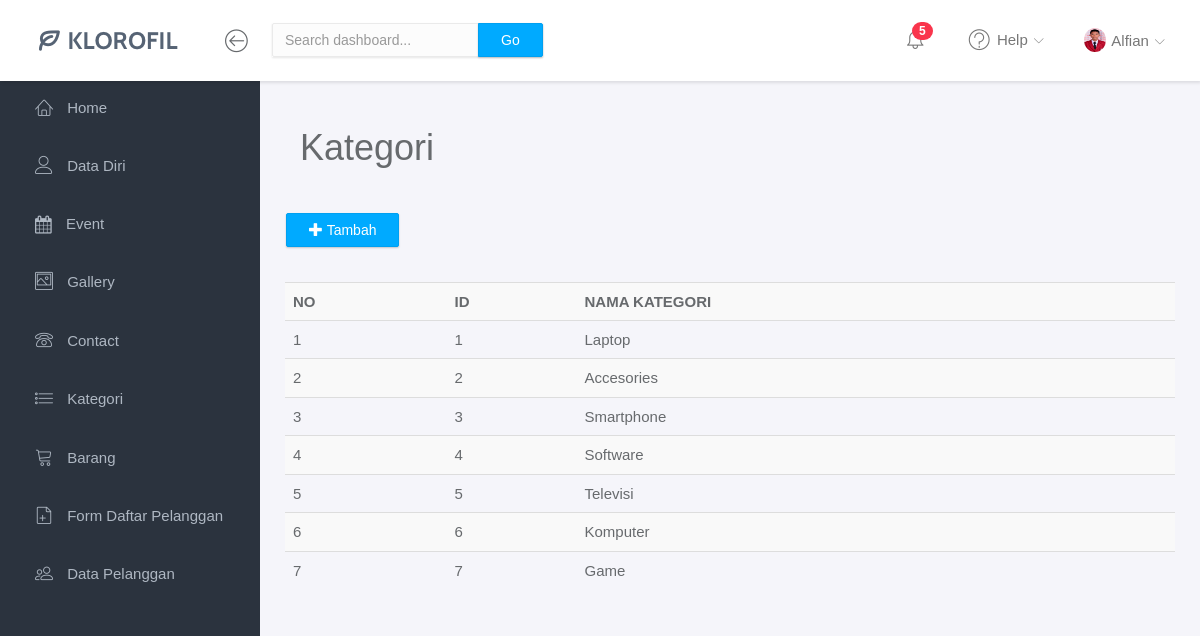
Page /index.php/kategori on the committed database.
### tables this page shows
CREATE TABLE `kategori` (
  `id_kategori` int(11) NOT NULL,
  `nama_kategori` varchar(50) NOT NULL
);

### application/controllers/kategori.php (called while the page is built, shortened)
<?php
class Kategori extends CI_Controller {
public function index()
{
$data['konten']="v_kategori";
$this->load->model('kategori_model');
$data['data_kategori']=$this->kategori_model->get_kategori();
$this->load->view('template',$data ,FALSE);
}
}

### index.php (called while the page is built, shortened)
<?php
require_once BASEPATH.'core/CodeIgniter.php';

### application/models/kategori_model.php (called while the page is built, shortened)
<?php
class Kategori_model extends CI_Model {
    public function get_kategori()
{
$data_kategori = $this->db->get('kategori')->result();
return $data_kategori;
}
}

### application/views/v_kategori.php (the view, shortened to what this page needs)
<div class="col-xs-12 col-sm-12 col-md-12 col-lg-12">
                    <div class="card">
                        <div class="header">
                            <div class="row clearfix">
                                <div class="col-xs-12 col-sm-6">
                                <h1 style="text-align:left;">Kategori</h1>
                                </div>
                        </div>
                        <div class="body">
                        <div class="row">
                        <a style="margin: 35px;margin-left: 1px;" href="#tambah" class="btn btn-primary" data-toggle="modal">
                        <span class="glyphicon glyphicon-plus"></span> Tambah</a>
                            <table class="table table-hover table-striped">
                            <tr>
                                <th>NO</th><th>ID</th><th>NAMA KATEGORI</th>
                            </tr>
                            <?php
                            $no=0;
                                foreach ($data_kategori as $dt_kat) {
                                    $no++;
                                    echo '<tr>
                                         <td>'.$no.'</td>
                                         <td>'.$dt_kat->id_kategori.'</td>
                                         <td>'.$dt_kat->nama_kategori.'</td>
                                         </tr>';
                                }
                            ?>
                            </table>
                          </div>
                        </div>
                    </div>
                </div>

### application/views/template.php (shortened to what this page needs)
<!doctype html>
<html lang="en">
<head>
	<link rel="stylesheet" href="<?=base_url()?>assets/vendor/bootstrap/css/bootstrap.min.css">
	<link rel="stylesheet" href="<?= base_url()?>assets/vendor/font-awesome/css/font-awesome.min.css">
	<link rel="stylesheet" href="<?= base_url()?>assets/vendor/linearicons/style.css">
	<link rel="stylesheet" href="<?= base_url()?>assets/vendor/chartist/css/chartist-custom.css">
	<link rel="stylesheet" href="<?= base_url()?>assets/css/main.css">
	<link rel="stylesheet" href="<?= base_url()?>assets/css/demo.css">
</head>
<body>
	<div id="wrapper">
		<nav class="navbar navbar-default navbar-fixed-top">
			<div class="brand">
				<img src="<?=base_url()?>assets/img/logo-dark.png" alt="Klorofil Logo" class="img-responsive logo"></a>
			</div>
			<div class="container-fluid">
				<div class="navbar-btn">
					<button type="button" class="btn-toggle-fullwidth"><i class="lnr lnr-arrow-left-circle"></i></button>
				</div>
				<form class="navbar-form navbar-left">
					<div class="input-group">
						<input type="text" value="" class="form-control" placeholder="Search dashboard...">
						<span class="input-group-btn"><button type="button" class="btn btn-primary">Go</button></span>
					</div>
				</form>
				<div id="navbar-menu">
					<ul class="nav navbar-nav navbar-right">
						<li class="dropdown">
							<a href="#" class="dropdown-toggle icon-menu" data-toggle="dropdown">
								<i class="lnr lnr-alarm"></i>
								<span class="badge bg-danger">5</span>
							</a>
						</li>
						<li class="dropdown">
							<a href="#" class="dropdown-toggle" data-toggle="dropdown"><i class="lnr lnr-question-circle"></i> <span>Help</span> <i class="icon-submenu lnr lnr-chevron-down"></i></a>
						</li>
						<li class="dropdown">
							<a href="#" class="dropdown-toggle" data-toggle="dropdown"><img src="<?=base_url()?>assets/img/user.jpg" class="img-circle" alt="Avatar" height=24px; width=26px;> <span>Alfian</span> <i class="icon-submenu lnr lnr-chevron-down"></i></a>
						</li>
					</ul>
				</div>
			</div>
		</nav>
		<div id="sidebar-nav" class="sidebar">
			<div class="sidebar-scroll">
				<nav>
					<ul class="nav">
						<li><a href="<?=base_url();?>index.php/welcome//index" class=""><i class="lnr lnr-home"></i> <span>Home</span></a></li>
						<li><a href="<?=base_url();?>index.php/welcome/data_diri" class=""><i class="lnr lnr-user"></i> <span>Data Diri</span></a></li>
						<li><a href="<?=base_url();?>index.php/welcome/event" class=""><i class="fa fa-calendar"></i> <span>Event</span></a></li>
						<li><a href="<?=base_url();?>index.php/welcome/gallery" class=""><i class="lnr lnr-picture"></i> <span>Gallery</span></a></li>
						<li><a href="<?=base_url();?>index.php/welcome/contact" class=""><i class="lnr lnr-phone"></i> <span>Contact</span></a></li>
						<li><a href="<?=base_url();?>index.php/kategori" class=""><i class="lnr lnr-list"></i> <span>Kategori</span></a></li>
						<li><a href="<?=base_url();?>index.php/barang" class=""><i class="lnr lnr-cart"></i> <span>Barang</span></a></li>
						<li><a href="<?=base_url();?>index.php/Pelanggan/DaftarPelanggan" class=""><i class="lnr lnr-file-add"></i> <span>Form Daftar Pelanggan</span></a></li>
						<li><a href="<?=base_url();?>index.php/Pelanggan/DataPelanggan" class=""><i class="lnr lnr-users"></i> <span>Data Pelanggan</span></a></li>
					</ul>
				</nav>
			</div>
		</div>
		<div class="main">
			<div class="main-content">
				<div class="container-fluid">
					<?php
            $this->load->view($konten);
            ?>
</body>
</html>

### assets/css/main.css (style rules this page uses)
html { position: relative; min-height: 100%; }
body { background-color: #F3F5F8; font-family: "Source Sans Pro", sans-serif; font-size: 15px; color: #676a6d; }
a { color: #3287B2; }
th { font-weight: 600; }
#wrapper .sidebar { -webkit-transition: all 0.3s ease-in-out; -moz-transition: all 0.3s ease-in-out; -ms-transition: all 0.3s ease-in-out; -o-transition: all 0.3s ease-in-out; transition: all 0.3s ease-in-out; width: 260px; height: 100%; float: left; background-color: #2B333E; position: fixed; left: 0; }
#wrapper .main { -webkit-transition: all 0.3s ease-in-out; -moz-transition: all 0.3s ease-in-out; -ms-transition: all 0.3s ease-in-out; -o-transition: all 0.3s ease-in-out; transition: all 0.3s ease-in-out; width: calc(100% - 260px); left: 0; position: relative; float: right; background-color: #f5f5fa; }
#wrapper #sidebar-nav, #wrapper .main { padding-top: 80px; }
.main-content { padding: 28px 10px; }
.navbar-default { -webkit-transition: all 0.3s ease-in-out; -moz-transition: all 0.3s ease-in-out; -ms-transition: all 0.3s ease-in-out; -o-transition: all 0.3s ease-in-out; transition: all 0.3s ease-in-out; -moz-box-shadow: 1px 2px 3px rgba(0, 0, 0, 0.1); -webkit-box-shadow: 1px 2px 3px rgba(0, 0, 0, 0.1); box-shadow: 1px 2px 3px rgba(0, 0, 0, 0.1); -webkit-border-radius: 0; -moz-border-radius: 0; border-radius: 0; padding: 0; margin: 0; border: none; background-color: #fff; }
.navbar-default .brand { float: left; padding: 30px 39px; background-color: #fff; }
.navbar-btn { float: left; padding: 16px 0; }
.navbar-btn button { font-size: 24px; padding: 4px 8px; line-height: .7; border: none; background: none; outline: none; }
.navbar-form { padding: 15px; border: 0; }
.navbar-form input[type="text"] { min-width: 200px; }
.navbar-nav .icon-menu { display: inline-block; vertical-align: middle; *vertical-align: auto; *zoom: 1; *display: inline; padding-top: 28px; padding-bottom: 28px; position: relative; }
.navbar-nav .icon-menu .badge { position: absolute; top: 22px; right: 16px; }
.navbar-nav > li > a { padding: 28px 20px; }
.navbar-nav > li > a > i { font-size: 22px; margin-right: 2px; vertical-align: middle; }
.navbar-nav > li > a > i.icon-submenu { margin-left: 2px; margin-right: 0; font-size: 10px; position: relative; top: 2px; }
.navbar-nav > li > a > span { position: relative; top: 2px; }
.navbar-nav > li > a img { width: 22px; margin-right: 2px; }
@media screen and (min-width: 768px) { .navbar-nav.navbar-right { margin-right: 0; } }
.sidebar { z-index: 9; }
.sidebar .nav > li > a { padding: 18px 30px; color: #AEB7C2; border-left: 5px solid transparent; }
.sidebar .nav i { margin-right: 10px; font-size: 18px; }
.sidebar .nav span { -webkit-transition: all 0.3s ease-in-out; -moz-transition: all 0.3s ease-in-out; -ms-transition: all 0.3s ease-in-out; -o-transition: all 0.3s ease-in-out; transition: all 0.3s ease-in-out; position: relative; top: -2px; }
.form-control { -moz-box-shadow: 0px 1px 2px 0 rgba(0, 0, 0, 0.1); -webkit-box-shadow: 0px 1px 2px 0 rgba(0, 0, 0, 0.1); box-shadow: 0px 1px 2px 0 rgba(0, 0, 0, 0.1); -webkit-border-radius: 2px; -moz-border-radius: 2px; border-radius: 2px; border-color: #eaeaea; background-color: #fcfcfc; }
.input-group { -moz-box-shadow: 0px 1px 2px 0 rgba(0, 0, 0, 0.1); -webkit-box-shadow: 0px 1px 2px 0 rgba(0, 0, 0, 0.1); box-shadow: 0px 1px 2px 0 rgba(0, 0, 0, 0.1); }
.input-group .form-control, .input-group-addon, .input-group-btn { -moz-box-shadow: none; -webkit-box-shadow: none; box-shadow: none; }
.btn { -webkit-border-radius: 2px; -moz-border-radius: 2px; border-radius: 2px; -moz-box-shadow: 0px 1px 2px 0 rgba(0, 0, 0, 0.2); -webkit-box-shadow: 0px 1px 2px 0 rgba(0, 0, 0, 0.2); box-shadow: 0px 1px 2px 0 rgba(0, 0, 0, 0.2); padding: 6px 22px; }
.btn-primary { background-color: #00AAFF; border-color: #00a0f0; }
.bg-danger { background-color: #F9354C; }

### rows in the picture
kategori: id_kategori "1", nama_kategori "Laptop"
kategori: id_kategori "2", nama_kategori "Accesories"
kategori: id_kategori "3", nama_kategori "Smartphone"
kategori: id_kategori "4", nama_kategori "Software"
kategori: id_kategori "5", nama_kategori "Televisi"
kategori: id_kategori "6", nama_kategori "Komputer"
kategori: id_kategori "7", nama_kategori "Game"
